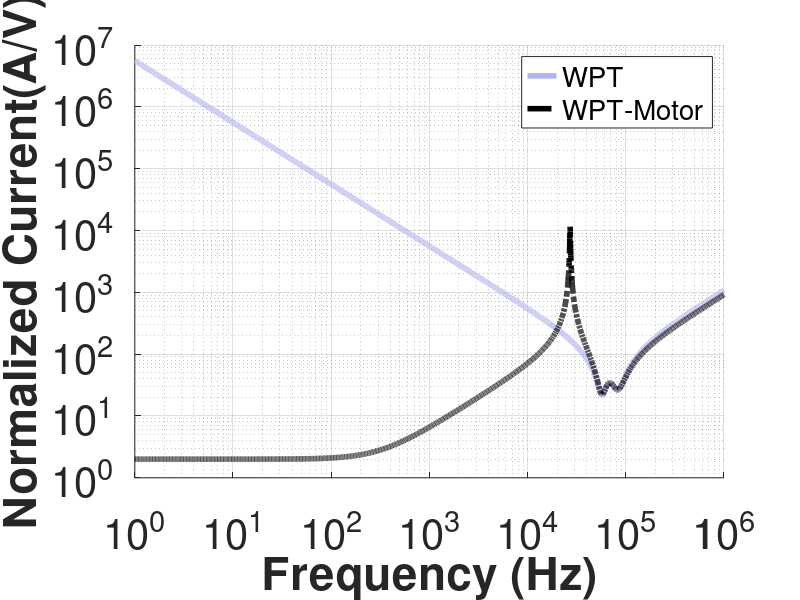

Recreate this plot in MATLAB.
%% Analytical model without motor 

%
%   
%    |-- rp----Cp----Lp'(Lp-M)---|---Ls'(Ls-M)--Cs-|
%    |                           |                 |      
%    |                           |                 |
% --|V_in|--                  --Lm--             --RL--
%    |                           |                 | 
%    |                           |                 |
%    |---------------------------|-------rs--------|
%
%
%  Create T-model of coupled inductor at steady state
%  Sinosoidal response 
% at above circuit is represented and parameter name
% is given. I give a name Lp' as Lp_p and Ls' as Ls_p. 

% Frequency Space 
f=logspace(0,6,10000);
w=2*pi*f;

% Parameters
rp=0.3; % ohm
rs= 0.3; % ohm 
Lp=205e-6;
Ls=51e-6;
M=41e-6;
RL=8.44;
RL=8.44;
Cs=115e-9;
Cp=28.5e-9;
Lp_p=Lp-M;
Ls_p=Ls-M;
Vin=1;
% Impedance 
Z1= 1i.*w*Ls_p +(RL+rs)- 1i./(w*Cs); %% secondary side
Z2=1i.*w*M; % mutual inductance 
Z3= 1i.*w*Lp_p+rp-1i./(w*Cp); % primary side 
Z12= ((Z1.*Z2)./(Z1+Z2)); %% reflected secondary impedance to primary
Z123=Z12+Z3; %% total impedance 

Ip=Vin./Z123;
Vout=Vin.*(Z12./Z123).*(RL./Z1);
% x = 1  Ip else 
% choose="Ip";
% choose="Vout";
choose ="Z";
if choose=="Ip"
    X_mag= abs(Ip);
    X_angle=angle(Ip)*180/pi;
elseif choose=="Vout"
    X_mag= abs(Vout);
    X_angle=angle(Vout)*180/pi;
elseif  choose=="Z"
    X_mag= abs(Z123);
    X_angle=angle(Z123)*180/pi;
else
    X_mag= abs(Z123);
    X_angle=angle(Z123)*180/pi;
end

% figure;
% hold on;
% yyaxis left
% plot(f,X_mag,'Linewidth',2);
% hold on; 
% set(gca, 'XScale', 'log','YScale','log')
% yyaxis right
% plot(f,X_angle,'Linewidth',2);
% xlabel('Frequency (Hz)','FontSize',14,'FontWeight','Bold')
% grid on;
% set(gca,'FontSize',10);
% 
% hold on;
% plot(f,X_mag,'Color',[0.70,0.70,0.95],'Linewidth',4);
% set(gca, 'XScale', 'log','YScale','log')
% xlabel('Frequency (Hz)','FontSize',14,'FontWeight','Bold')
% ylabel('Impedance(\Omega)','Interpreter','Tex','FontSize',14,'FontWeight','Bold')
% grid on;
% set(gca,'FontSize',10);

hold on;
plot(f,X_mag,'Color',[0.70,0.70,0.95],'Linewidth',4);
set(gca, 'XScale', 'log','YScale','log')
xlabel('Frequency (Hz)','FontSize',14,'FontWeight','Bold')
ylabel('Normalized Current(A/V)','Interpreter','Tex','FontSize',14,'FontWeight','Bold')
grid on;
set(gca,'FontSize',10);

%% Analytical model with motor 

%
%   
%    |--------------|
%    |              |                                                  
%    |          --Lmotor--                     
% --|V_in|--        |                         
%    |              |                          
%    |          --Rmotor--                     
%    |--------------|
%
%
%  Create T-model of coupled inductor at steady state
%  Sinosoidal response 
% at above circuit is represented and parameter name
% is given. I give a name Lp' as Lp_p and Ls' as Ls_p. 

% Frequency Space 
f=logspace(0,6,10000);
w=2*pi*f;
% Parameters
Rmotor=2;
Lmotor=1e-3;
Vin=1;
% Impedance 

Z4= 1i.*w*Lmotor +(Rmotor); % motor impedance
Ip=Vin./Z4;
% Vout=(Z12./Z123).*(RL./Z1);
% x = 1  Ip else 
% choose="Ip";
% choose="Vout";
choose ="Z";
if choose=="Ip"
    X_mag= abs(Ip);
    X_angle=angle(Ip)*180/pi;
elseif choose=="Vout"
    X_mag= abs(Vout);
    X_angle=angle(Vout)*180/pi;
elseif  choose=="Z"
    X_mag= abs(Z4);
    X_angle=angle(Z4)*180/pi;
else
    X_mag= abs(Z4);
    X_angle=angle(Z4)*180/pi;
end

% figure;
% hold on;
% yyaxis left
% plot(f,X_mag,'Linewidth',2);
% set(gca, 'XScale', 'log','YScale','log')
% hold on; 
% yyaxis right
% plot(f,X_angle,'Linewidth',2);
% xlabel('Frequency (Hz)','FontSize',14,'FontWeight','Bold')
% set(gca, 'XScale', 'log')
% grid on;
% set(gca,'FontSize',10);


% hold on;
% plot(f,X_mag,'Color',[0.97,0.60,0.60],'Linewidth',4);
% set(gca, 'XScale', 'log','YScale','log')
% xlabel('Frequency (Hz)','FontSize',14,'FontWeight','Bold')
% grid on;
% set(gca,'FontSize',10);


% hold on;
% plot(f,X_mag,'Color',[0.97,0.60,0.60],'Linewidth',4);
% set(gca, 'XScale', 'log','YScale','log')
% xlabel('Frequency (Hz)','FontSize',14,'FontWeight','Bold')
% ylabel('Normalized Current(A/V)','Interpreter','Tex','FontSize',14,'FontWeight','Bold')
% grid on;
% set(gca,'FontSize',10);

%% Analytical model with motor 

%
%   
%    |--------------|---rp----Cp----Lp'(Lp-M)---|---Ls'(Ls-M)--Cs-|
%    |              |                           |                 |      
%    |          --Lmotor--                      |                 |
% --|V_in|--        |                         --Lm--            --RLoad--
%    |              |                           |                 | 
%    |          --Rmotor--                      |                 |
%    |--------------|---------------------------|-------rs--------|
%
%
%  Create T-model of coupled inductor at steady state
%  Sinosoidal response 
% at above circuit is represented and parameter name
% is given. I give a name Lp' as Lp_p and Ls' as Ls_p. 

% Frequency Space 
f=logspace(0,6,10000);
w=2*pi*f;
% Parameters
rp=0.3; % ohm
rs= 0.3; % ohm 
Lp=205e-6;
Ls=51e-6;
M=41e-6;
RL=8.44;
Cs=115e-9;
Cp=28.5e-9;
Lp_p=Lp-M;
Ls_p=Ls-M;
Rmotor=2;
Lmotor=1e-3;
Vin=1;
% Impedance 
Z1= 1i.*w*Ls_p +(RL+rs)- 1i./(w*Cs); %% secondary side
Z2=1i.*w*M; % mutual inductance 
Z3= 1i.*w*Lp_p+rp-1i./(w*Cp); % primary side 
Z12= ((Z1.*Z2)./(Z1+Z2)); %% reflected secondary impedance to primary
Z123=Z12+Z3; %% total impedance 
Z4= 1i.*w*Lmotor +(Rmotor); % motor impedance
Z1234=((Z123.*Z4)./(Z123+Z4)); %

Ip=Vin./Z123;
Vout=Vin.*(Z12./Z123).*(RL./Z1);
% x = 1  Ip else 
% choose="Ip";
% choose="Vout";
choose ="Z";
if choose=="Ip"
    X_mag= abs(Ip);
    X_angle=angle(Ip)*180/pi;
elseif choose=="Vout"
    X_mag= abs(Vout);
    X_angle=angle(Vout)*180/pi;
elseif  choose=="Z"
    X_mag= abs(Z1234);
    X_angle=angle(Z1234)*180/pi;
else
    X_mag= abs(Z1234);
    X_angle=angle(Z1234)*180/pi;
end

% figure;
% hold on;
% yyaxis left
% plot(f,X_mag,'Linewidth',2);
% set(gca, 'XScale', 'log','YScale','log')
% hold on; 
% yyaxis right
% plot(f,X_angle,'Linewidth',2);
% xlabel('Frequency (Hz)','FontSize',14,'FontWeight','Bold')
% set(gca, 'XScale', 'log')
% grid on;
% set(gca,'FontSize',10);

% 
% hold on;
% plot(f,X_mag,'-.k','Linewidth',4);
% set(gca, 'XScale', 'log','YScale','log')
% xlabel('Frequency (Hz)','FontSize',14,'FontWeight','Bold')
% grid on;
% set(gca,'FontSize',30);
% 
% legend('WPT','Motor','WPT-Motor','FontSize',20)



% hold on;
% plot(f,X_mag,'-.k','Linewidth',4);
% set(gca, 'XScale', 'log','YScale','log')
% xlabel('Frequency (Hz)','FontSize',14,'FontWeight','Bold')
% grid on;
% set(gca,'FontSize',30);
% 
% legend('Motor','WPT-Motor','FontSize',20)



hold on;
plot(f,X_mag,'-.k','Linewidth',4);
set(gca, 'XScale', 'log','YScale','log')
xlabel('Frequency (Hz)','FontSize',14,'FontWeight','Bold')
grid on;
set(gca,'FontSize',30);

legend('WPT','WPT-Motor','FontSize',20)
